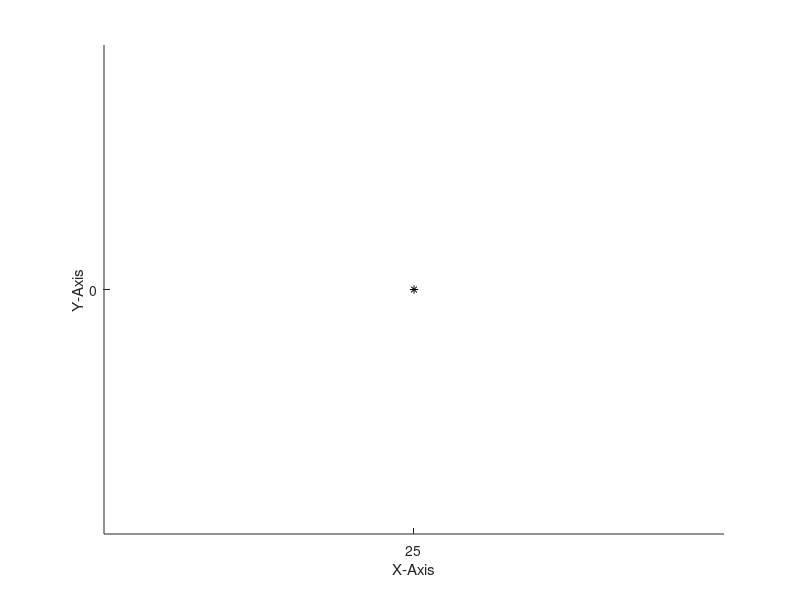

This figure's MATLAB source: (Note: this script raises an error after producing the figure.)
clear all 
close all
clc
%% 
%point = [110 -10 10];
point = [25 0 10];

figure(1);
rotate3d on
hold on
axis equal
xlabel('X-Axis')
ylabel('Y-Axis')
zlabel('Z-Axis')
plot3(point(1),point(2),point(3),'*k')
hold on
%%
%[F,V,N]  = stlread('Z:\Shriyanka\Code\Matlab code\model2_bk.stl');
[F,V,N]  = stlread('Z:\Shriyanka\Modules\Accessibility\MATLAB code\Support_Generation.stl');
triangle = [];
pos_x_indices = [];
pos_y_indices = [];
pos_z_indices = [];
neg_x_indices = [];
neg_y_indices = [];
neg_z_indices = [];

for i=1:length(F)
 %%
 temp_triangle = [V((i*3)-2:(i*3),:);V((i*3)-2,:)];
 plot3(temp_triangle(:,1),temp_triangle(:,2),temp_triangle(:,3),'r')
 %face = [1 2 3];
 %patch('Faces',face,'Vertices',triangle,'FaceColor','c')
 triangle = [triangle; temp_triangle];
%  %%
%  temp_posx_index = (triangle(4*i,1)>= point(1));
%  temp_posy_index = (triangle(4*i,2)>= point(2));
%  temp_posz_index = (triangle(4*i,3)>= point(3));
%  
%  temp_negx_index = (triangle(4*i,1)< point(1));
%  temp_negy_index = (triangle(4*i,1)< point(2));
%  temp_negz_index = (triangle(4*i,1)< point(3));
%  
%  pos_x_indices = [pos_x_indices; temp_posx_index];
%  pos_y_indices = [pos_y_indices; temp_posy_index];
%  pos_z_indices = [pos_z_indices; temp_posz_index];
%  
%  neg_x_indices = [neg_x_indices; temp_negx_index];
%  neg_y_indices = [neg_y_indices; temp_negy_index];
%  neg_z_indices = [neg_z_indices; temp_negz_index];

%%
%  if pos_x_indices(i)==1
%  plot3(triangle(((4*i-3):(4*i)),1),triangle(((4*i-3):(4*i)),2),triangle(((4*i-3):(4*i)),3),'g') 
%  end
 
% %%
%  if pos_y_indices(i)==1
%   plot3(triangle(((4*i-3):(4*i)),1),triangle(((4*i-3):(4*i)),2),triangle(((4*i-3):(4*i)),3),'c')     
%  end
% 
% %%
%  if pos_z_indices(i)==1
%   plot3(triangle(((4*i-3):(4*i)),1),triangle(((4*i-3):(4*i)),2),triangle(((4*i-3):(4*i)),3),'b')     
%  end
% 
% %%
% if neg_x_indices(i)==1
%  plot3(triangle(((4*i-3):(4*i)),1),triangle(((4*i-3):(4*i)),2),triangle(((4*i-3):(4*i)),3),'g') 
% end
% 
% %%
% if neg_y_indices(i)==1
%  plot3(triangle(((4*i-3):(4*i)),1),triangle(((4*i-3):(4*i)),2),triangle(((4*i-3):(4*i)),3),'c') 
% end
% 
% %%
% if neg_z_indices(i)==1
%  plot3(triangle(((4*i-3):(4*i)),1),triangle(((4*i-3):(4*i)),2),triangle(((4*i-3):(4*i)),3),'b') 
% end


end

%%
figure(2);
rotate3d on
hold on
axis equal
xlabel('X-Axis')
ylabel('Y-Axis')
zlabel('Z-Axis')
plot3(point(1),point(2),point(3),'*k')
for i=1:length(F)
 %%
 temp_triangle = [V((i*3)-2:(i*3),:);V((i*3)-2,:)];
 plot3(temp_triangle(:,1),temp_triangle(:,2),temp_triangle(:,3),'r')
 %face = [1 2 3];
 %patch('Faces',face,'Vertices',triangle,'FaceColor','c')
 triangle = [triangle; temp_triangle];
 %%
 temp_posx_index = (triangle(4*i,1)>= point(1));
 pos_x_indices = [pos_x_indices; temp_posx_index];
 
%%
 if pos_x_indices(i)==1
 plot3(triangle(((4*i-3):(4*i)),1),triangle(((4*i-3):(4*i)),2),triangle(((4*i-3):(4*i)),3),'g') 
 end
end

figure(3);
rotate3d on
hold on
axis equal
xlabel('X-Axis')
ylabel('Y-Axis')
zlabel('Z-Axis')
plot3(point(1),point(2),point(3),'*k')
for i=1:length(F)
 %%
 temp_triangle = [V((i*3)-2:(i*3),:);V((i*3)-2,:)];
 plot3(temp_triangle(:,1),temp_triangle(:,2),temp_triangle(:,3),'r')
 %face = [1 2 3];
 %patch('Faces',face,'Vertices',triangle,'FaceColor','c')
 triangle = [triangle; temp_triangle];
 %%
 temp_posy_index = (triangle(4*i,2)>= point(2));
 pos_y_indices = [pos_y_indices; temp_posy_index];
 
%%
 if pos_y_indices(i)==1
  plot3(triangle(((4*i-3):(4*i)),1),triangle(((4*i-3):(4*i)),2),triangle(((4*i-3):(4*i)),3),'c')     
 end
end

%%
figure(4);
rotate3d on
hold on
axis equal
xlabel('X-Axis')
ylabel('Y-Axis')
zlabel('Z-Axis')
plot3(point(1),point(2),point(3),'*k')
for i=1:length(F)
 %%
 temp_triangle = [V((i*3)-2:(i*3),:);V((i*3)-2,:)];
 plot3(temp_triangle(:,1),temp_triangle(:,2),temp_triangle(:,3),'r')
 %face = [1 2 3];
 %patch('Faces',face,'Vertices',triangle,'FaceColor','c')
 triangle = [triangle; temp_triangle];
 %%
 temp_posz_index = (triangle(4*i,3)>= point(3));
 pos_z_indices = [pos_z_indices; temp_posz_index];
%%
 if pos_z_indices(i)==1
  plot3(triangle(((4*i-3):(4*i)),1),triangle(((4*i-3):(4*i)),2),triangle(((4*i-3):(4*i)),3),'b')     
 end
end

%%
figure(5);
rotate3d on
hold on
axis equal
xlabel('X-Axis')
ylabel('Y-Axis')
zlabel('Z-Axis')
plot3(point(1),point(2),point(3),'*k')
for i=1:length(F)
 %%
 temp_triangle = [V((i*3)-2:(i*3),:);V((i*3)-2,:)];
 plot3(temp_triangle(:,1),temp_triangle(:,2),temp_triangle(:,3),'r')
 %face = [1 2 3];
 %patch('Faces',face,'Vertices',triangle,'FaceColor','c')
 triangle = [triangle; temp_triangle];
 %%
 temp_negx_index = (triangle(4*i,1)< point(1));
 neg_x_indices = [neg_x_indices; temp_negx_index];
%%
if neg_x_indices(i)==1
 plot3(triangle(((4*i-3):(4*i)),1),triangle(((4*i-3):(4*i)),2),triangle(((4*i-3):(4*i)),3),'g') 
end
end

%%
figure(6);
rotate3d on
hold on
axis equal
xlabel('X-Axis')
ylabel('Y-Axis')
zlabel('Z-Axis')
plot3(point(1),point(2),point(3),'*k')
for i=1:length(F)
 %%
 temp_triangle = [V((i*3)-2:(i*3),:);V((i*3)-2,:)];
 plot3(temp_triangle(:,1),temp_triangle(:,2),temp_triangle(:,3),'r')
 %face = [1 2 3];
 %patch('Faces',face,'Vertices',triangle,'FaceColor','c')
 triangle = [triangle; temp_triangle];
 %%
 temp_negy_index = (triangle(4*i,2)< point(2));
 neg_y_indices = [neg_y_indices; temp_negy_index];
 
%%
if neg_y_indices(i)==1
 plot3(triangle(((4*i-3):(4*i)),1),triangle(((4*i-3):(4*i)),2),triangle(((4*i-3):(4*i)),3),'c') 
end
end

%%
figure(7);
rotate3d on
hold on
axis equal
xlabel('X-Axis')
ylabel('Y-Axis')
zlabel('Z-Axis')
plot3(point(1),point(2),point(3),'*k')
for i=1:length(F)
 %%
 temp_triangle = [V((i*3)-2:(i*3),:);V((i*3)-2,:)];
 plot3(temp_triangle(:,1),temp_triangle(:,2),temp_triangle(:,3),'r')
 %face = [1 2 3];
 %patch('Faces',face,'Vertices',triangle,'FaceColor','c')
 triangle = [triangle; temp_triangle];
 %%
 temp_negz_index = (triangle(4*i,3)< point(3));
 neg_z_indices = [neg_z_indices; temp_negz_index];

%%
if neg_z_indices(i)==1
 plot3(triangle(((4*i-3):(4*i)),1),triangle(((4*i-3):(4*i)),2),triangle(((4*i-3):(4*i)),3),'b') 
end
end,

